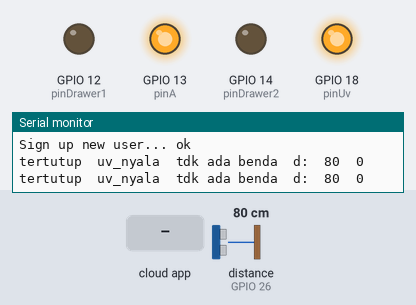
This sketch was run on a simulated ESP32. On the bench: output pins drawn as LEDs (lit = HIGH), the last lines printed to the serial monitor. Wiring (inferred from the names in the program): ultrasonic range finder: trigger GPIO 27; echo GPIO 26. The test bench sets the inputs (shaded band); at power-on: distance to the obstacle (sensor on GPIO 26) 80 cm. The echo pulse lasts 58.3 µs per cm; WiFi joins after 1.5 s; servers stay silent unless stated; the Firebase database answers and starts empty; pins used as bus, display or sensor lines are not drawn.

Above: at 2.7 s.
2.8 s: the phone or cloud app sets upper-state to 1
At 4.4 s:
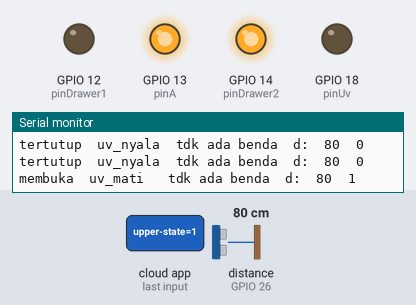
5.1 s: distance to the obstacle (sensor on GPIO 26) set to 32 cm
6.6 s: distance to the obstacle (sensor on GPIO 26) set to 27 cm
9.1 s: the phone or cloud app sets upper-state to 0
At 10.2 s:
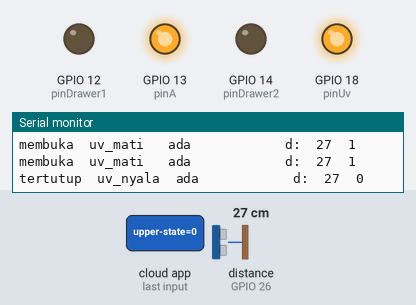
Timing chart, 0 to 12.1 s (numbered marks = the images above; inputs shaded):
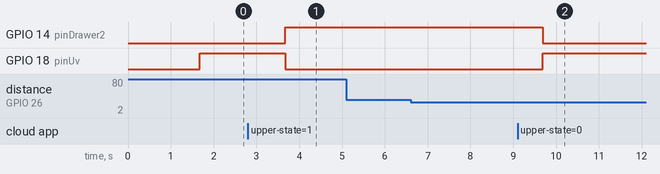

The sketch:

drawer2.ino
```cpp
#define pinA 13
#define pinDrawer1 12
#define pinDrawer2 14
#define pinTrig1 27
#define pinEcho1 26
//#define pinLm1 4
//#define pinLm2 5
#define pinUv 18

#if defined(ESP32)
#include <WiFi.h>
#include <FirebaseESP32.h>
#elif defined(ESP8266)
#include <ESP8266WiFi.h>
#include <FirebaseESP8266.h>
#endif

#include <addons/TokenHelper.h>
#include <addons/RTDBHelper.h>

#define WIFI_SSID "angga"
#define WIFI_PASSWORD "12345678"

#define API_KEY "AIzaSyB2njmJC2J5rTU9ecqkegcdfrXK2c1KVfM"
#define DATABASE_URL "https://gui-rovit-default-rtdb.asia-southeast1.firebasedatabase.app/"

FirebaseData fbdo;
FirebaseAuth auth;
FirebaseConfig config;

bool signupOK = false;

// pm: prev millis
long pm, d1;
//bool lm1 = false;
//bool lm2 = false;
int state = 2;


void setup() {
  Serial.begin(9600);

  InitWifi();
  InitFirebase();

  pinMode(pinA, OUTPUT);
  pinMode(pinDrawer1, OUTPUT);
  pinMode(pinDrawer2, OUTPUT);
  pinMode(pinTrig1, OUTPUT);
  pinMode(pinEcho1, INPUT);
//  pinMode(pinLm1, INPUT);
//  pinMode(pinLm2, INPUT);
  pinMode(pinUv, OUTPUT);

  digitalWrite(pinA, HIGH);

}

void loop() {
  if (millis() - pm > 1000) {
    pm = millis();

    if (Firebase.ready()) {
      Firebase.RTDB.getInt(&fbdo, "upper-state");
      state = fbdo.intData();
    }

    if (state == 0) {  // diam, tutup
      Serial.print("tertutup\t");
      digitalWrite(pinDrawer1, LOW);
      digitalWrite(pinDrawer2, LOW);
      digitalWrite(pinUv, HIGH);
      Serial.print("uv_nyala\t");
    } else if (state == 1) {  // proses buka
      Serial.print("membuka\t");
      digitalWrite(pinDrawer1, LOW);
      digitalWrite(pinDrawer2, HIGH);
      digitalWrite(pinUv, LOW);
      Serial.print("uv_mati \t");
    } else if (state == 2) {  // buka diem
      Serial.print("terbuka\t");
      digitalWrite(pinDrawer1, LOW);
      digitalWrite(pinDrawer2, LOW);
      digitalWrite(pinUv, LOW);
      Serial.print("uv_mati \t");
    } else if (state == 3) {  // proses tutup
      Serial.print("menutup\t");
      digitalWrite(pinDrawer1, HIGH);
      digitalWrite(pinDrawer2, LOW);
      digitalWrite(pinUv, LOW);
      Serial.print("uv_mati \t");
    }

    d1 = getDistanceUltraSound(pinTrig1, pinEcho1);
    // d2 = getDistanceUltraSound(pinTrig2, pinEcho2);
    // d3 = getDistanceUltraSound(pinTrig3, pinEcho3);

//    lm1 = digitalRead(pinLm1);
//    lm2 = digitalRead(pinLm2);

//    if (!lm1) {  // lm yang tutup
//      digitalWrite(pinDrawer1, LOW);
//      digitalWrite(pinDrawer2, HIGH);
//      // delay(500);
//      // state = 2;
//    }
//    if (!lm2) {  // lm yang buka
//      digitalWrite(pinDrawer1, HIGH);
//      digitalWrite(pinDrawer2, LOW);
//      // delay(500);
//      // state = 0;
//    }
    if (checkAdaBenda()) {
      Serial.print("ada          \t");
    } else {
      Serial.print("tdk ada benda\t");
    }

    Serial.print("d:\t");
    Serial.print(d1);
    Serial.print("\t");
    Serial.print(state);
    Serial.print("\t");
//    Serial.print(lm1);
//    Serial.print(lm2);
    Serial.println("\t");
  }
}

long getDistanceUltraSound(int trigPin, int echoPin) {
  digitalWrite(trigPin, LOW);
  delayMicroseconds(2);
  digitalWrite(trigPin, HIGH);
  delayMicroseconds(10);
  digitalWrite(trigPin, LOW);
  return (pulseIn(echoPin, HIGH) / 2) / 29.1;
}

bool checkAdaBenda() {
  return (d1 < 30);  // && state = 2
}

void InitWifi() {
  /* Connect to Wifi*/
  WiFi.begin(WIFI_SSID, WIFI_PASSWORD);
  Serial.print("Connecting to Wi-Fi");
  while (WiFi.status() != WL_CONNECTED) {
    Serial.print(".");
    delay(300);
  }
  Serial.println();
  Serial.print("Connected with IP: ");
  Serial.println(WiFi.localIP());
  Serial.println();
}

void InitFirebase() {

  Serial.printf("Firebase Client v%s\n\n", FIREBASE_CLIENT_VERSION);

  config.api_key = API_KEY;
  config.database_url = DATABASE_URL;

  Firebase.reconnectWiFi(true);

  /* Sign Up Anonymous User*/
  Serial.print("Sign up new user... ");
  if (Firebase.signUp(&config, &auth, "", "")) {
    Serial.println("ok");
    signupOK = true;
  } else
    Serial.printf("%s\n", config.signer.signupError.message.c_str());

  config.token_status_callback = tokenStatusCallback;

  Firebase.begin(&config, &auth);
}
```

Measured:
- after the input at 2.8 s, GPIO 14 (pinDrawer2): LOW → HIGH after 0.88 s; GPIO 18 (pinUv): HIGH → LOW after 0.88 s
- after the input at 9.1 s, GPIO 14 (pinDrawer2): HIGH → LOW after 0.58 s; GPIO 18 (pinUv): LOW → HIGH after 0.58 s
